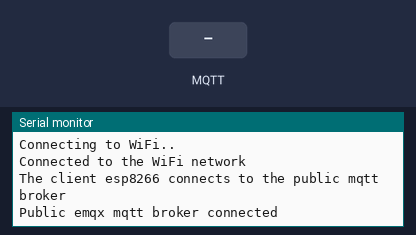
A sketch run on a simulated ESP8266 (NodeMCU). Parts: the last lines printed to the serial monitor. Inputs (shaded band) come from the test bench. WiFi joins after 1.5 s; servers stay silent unless stated; no MQTT or app messages arrive unless stated.

Above: at 2.7 s.
2.8 s: MQTT message "1" arrives on the first subscribed topic
At 3.2 s:
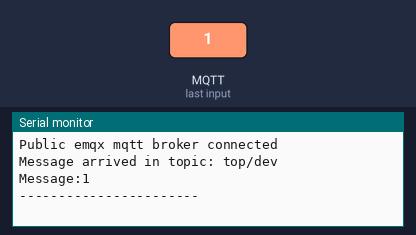
4.3 s: MQTT message "on" arrives on the first subscribed topic
At 5.5 s:
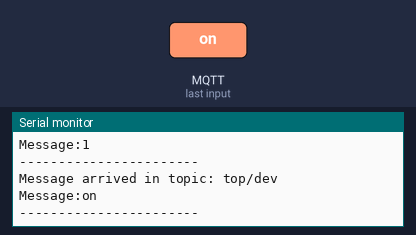
5.8 s: MQTT message "off" arrives on the first subscribed topic
At 6.7 s:
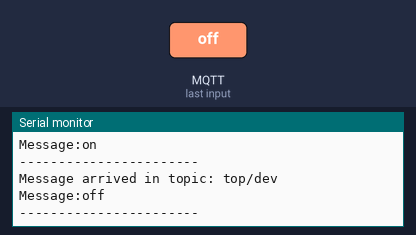

Measured:
- after the input at 2.8 s, the serial monitor: prints a new line at once (image 1)
- after the input at 4.3 s, the serial monitor: prints a new line at once (image 2)
- after the input at 5.8 s, the serial monitor: prints a new line at once (image 3)

The sketch:

esp8266_Subscribing2MQTT.ino
```cpp
#include <ESP8266WiFi.h>
#include <PubSubClient.h>


String comment = "";
// WiFi
const char *ssid = "apsu"; // Enter your WiFi name
const char *password = "yangpaopao";  // Enter WiFi password

// MQTT Broker
const char *mqtt_broker = "192.168.50.180";
const char *topic = "top/dev";
const char *mqtt_username = "";
const char *mqtt_password = "";
const int mqtt_port = 1883;

WiFiClient espClient;
PubSubClient client(espClient);

void setup() {
  // Set software serial baud to 115200;
  Serial.begin(115200);
  // connecting to a WiFi network
  WiFi.begin(ssid, password);
  while (WiFi.status() != WL_CONNECTED) {
      delay(500);
      Serial.println("Connecting to WiFi..");
  }
  Serial.println("Connected to the WiFi network");
  //connecting to a mqtt broker
  client.setServer(mqtt_broker, mqtt_port);
  client.setCallback(callback);
  while (!client.connected()) {
      String client_id = "esp8266";
      Serial.printf("The client %s connects to the public mqtt broker\n", client_id.c_str());
      if (client.connect(client_id.c_str(), mqtt_username, mqtt_password)) {
          Serial.println("Public emqx mqtt broker connected");
      } else {
          Serial.print("failed with state ");
          Serial.print(client.state());
          delay(2000);
      }
  }
  if(Serial.available()){
    comment = Serial.readStringUntil('\n');
    comment.trim();
  }
  // publish and subscribe
  client.publish(topic, comment.c_str());
  client.subscribe(topic);
}

void callback(char *topic, byte *payload, unsigned int length) {
  Serial.print("Message arrived in topic: ");
  Serial.println(topic);
  Serial.print("Message:");
  for (int i = 0; i < length; i++) {
      Serial.print((char) payload[i]);
  }
  Serial.println();
  Serial.println("-----------------------");
}

void loop() {
  client.loop();
}
```
